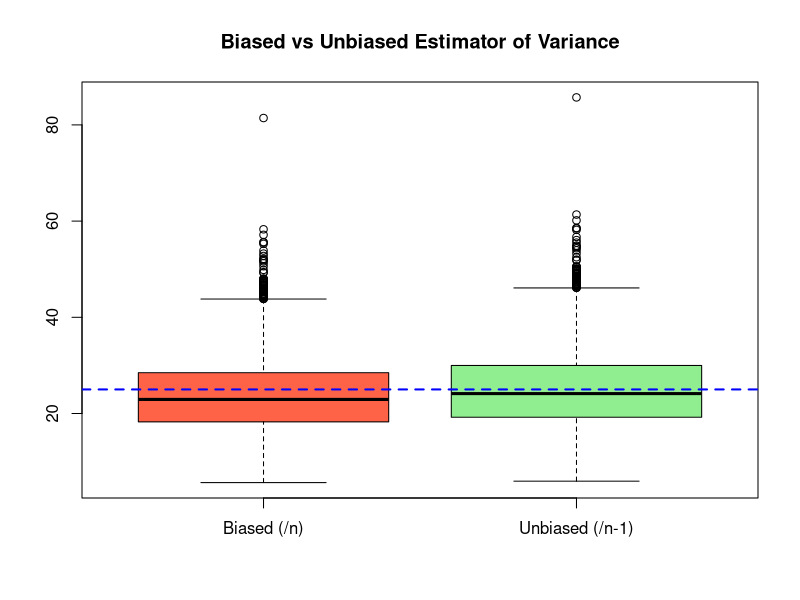

Recreate this plot in R.
# E2-2: Biased vs Unbiased Estimator of Variance
set.seed(123)
true_var <- 25
n        <- 20
n_sim    <- 5000

biased_var   <- numeric(n_sim)
unbiased_var <- numeric(n_sim)

for (i in 1:n_sim) {
  s <- rnorm(n, mean = 10, sd = sqrt(true_var))
  biased_var[i]   <- sum((s - mean(s))^2) / n       # divide by n (biased)
  unbiased_var[i] <- sum((s - mean(s))^2) / (n - 1)  # divide by n-1 (unbiased)
}

cat("True Variance                    :", true_var, "\n")
cat("Average Biased Estimator (/n)    :", mean(biased_var), "\n")
cat("Average Unbiased Estimator (/n-1):", mean(unbiased_var), "\n")
cat("Bias of Biased Estimator          :", mean(biased_var) - true_var, "\n")
cat("Bias of Unbiased Estimator        :", mean(unbiased_var) - true_var, "\n")

boxplot(biased_var, unbiased_var,
        names = c("Biased (/n)", "Unbiased (/n-1)"),
        col = c("tomato","lightgreen"),
        main = "Biased vs Unbiased Estimator of Variance")
abline(h = true_var, col = "blue", lwd = 2, lty = 2)
